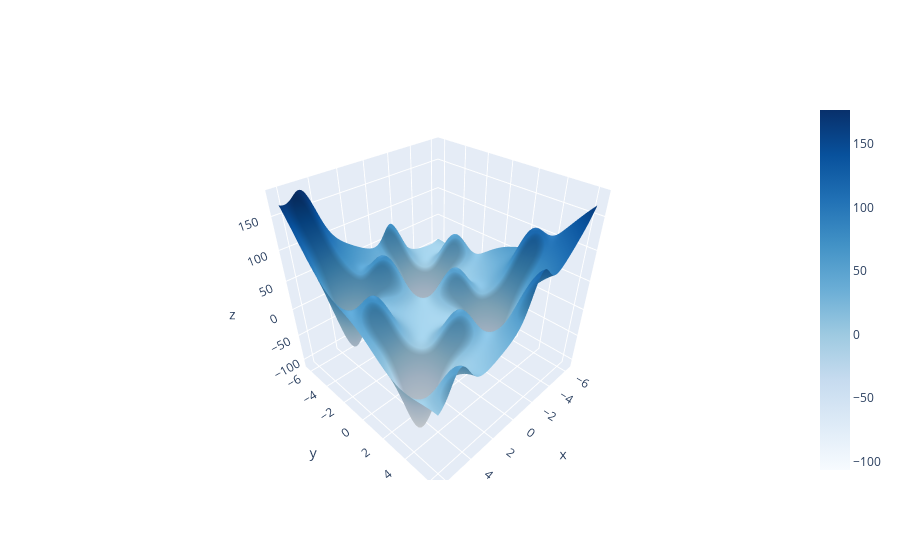

The code cell stored with this chart in its notebook:
### Code cell
def objective_function(vector: np.ndarray):
    return bird_function(vector[0], vector[1])
    

bounds = bird_function_bounds

plot_surface(objective_function, bounds)

### Figure 1 — Plotly figure (JSON) as saved in the notebook; plotly's stock layout.template omitted (floating-point values rounded to 4 significant figures; data arrays with more than 128 entries replaced by an {"elided": "..."} marker saying what was removed)
{"data": [{"colorscale": [[0, "rgb(247,251,255)"], [0.125, "rgb(222,235,247)"], [0.25, "rgb(198,219,239)"], [0.375, "rgb(158,202,225)"], [0.5, "rgb(107,174,214)"], [0.625, "rgb(66,146,198)"], [0.75, "rgb(33,113,181)"], [0.875, "rgb(8,81,156)"], [1, "rgb(8,48,107)"]], "type": "surface", "x": {"elided": "100x100 float values"}, "y": {"elided": "100x100 float values"}, "z": {"elided": "100x100 float values"}}], "layout": {}}
